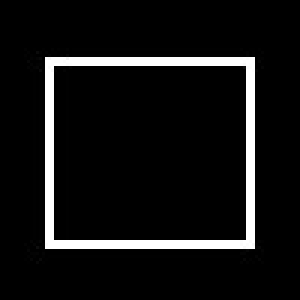
#> input picture images/square.jpg, 100 x 100 px (shown 3 times larger)
$ python main.py
#> lines starting #> are read from the running program, lines starting #| are printed output that depends on the picture
### Tensor Voting/tools.py
import numpy as np


def get_degree (x, y):
  degree = 361
  if x != 0:
    if y != 0:
      rad = np.arctan(y / x)
      degree = np.round(rad * 180 / 3.1416)

      if degree < 0:
        if y > 0: degree += 180
        else: degree += 360
      else:
        if y < 0: degree += 180

    else:
      if x > 0: degree = 0
      else: degree = 180
  else:
    if y < 0: degree = 270
    elif y > 0: degree = 90

  return degree


def get_neib_distance (const, sigma):
  decay_value = 1
  n_neib = 0

  while decay_value > 0.1:
    n_neib += 1
    decay_value = np.exp(-(const * n_neib) / sigma**2)

  return n_neib


def get_projection (degree, r_dist, const, sigma):
  length = r_dist

  rad = degree * 3.1416 / 180
  s = np.sin(rad)

  if s != 0 and rad != 0:
    length = rad * length / s

  k = 2 * s / length

  DF = np.exp(-(length**2 + const * k**2) / sigma**2)

  proj_rad = 2 * rad

  tensor_vote = DF * np.array(
    [[(np.sin(proj_rad))**2, -np.sin(proj_rad) * np.cos(proj_rad)],
     [-np.sin(proj_rad) * np.cos(proj_rad), (np.cos(proj_rad))**2]])

  return tensor_vote


def get_projection_mat (n_neib, const, sigma):

  kernel_size = 2 * n_neib + 1

  projection_mat = np.zeros((kernel_size**2, 2, 2))
  pos = 0

  for y in range(-n_neib, n_neib + 1):
    for x in range(-n_neib, n_neib + 1):
      r = np.sqrt(x**2 + y**2)
      if r != 0:
        degree = get_degree(x, -y)
        if degree > 180:
          degree -= 180
        if degree > 90:
          degree -= 90
        if degree > 45:
          degree -= 45

        projection_mat[pos] = get_projection(degree, r, const, sigma)
      pos += 1

  projection_mat = np.reshape(projection_mat, (kernel_size, kernel_size, 2, 2))

  return projection_mat


def get_neib_relation_mat (n_neib):
  kernel_size = 2 * n_neib + 1
  relation_mat = np.zeros((kernel_size**2))
  pos = 0

  for y in range(-n_neib, n_neib + 1):
    for x in range(-n_neib, n_neib + 1):
      relation_mat[pos] = get_degree(x, -y)
      pos += 1

  relation_mat = np.reshape(relation_mat, (kernel_size, kernel_size))

  return relation_mat

### Tensor Voting/collect_vote.py
import numpy as np
from tools import *
import copy

def initialize_tensor (img, projection_mat, n_neib, const, sigma, noise):

  kernel_size = 2 * n_neib + 1

  pad_img = np.pad(img, n_neib, mode="constant")
  shape = np.shape(pad_img)

  initial_tensor_with_pad = np.zeros((shape[0], shape[1], 2, 2))

  for row in range(n_neib, shape[0] - n_neib):
    for col in range(n_neib, shape[1] - n_neib):

      if pad_img[row][col] > noise:
        initial_tensor_with_pad[row - n_neib : row + n_neib + 1, col - n_neib : col + n_neib + 1] += projection_mat
  return initial_tensor_with_pad


# [15 lines left out: function initialize_tensor_with_pix, not called in this run]


def collect_votes (mat, n_neib, cone_angle, const, sigma):

  kernel_size = 2 * n_neib + 1

  relation_mat = get_neib_relation_mat(n_neib)

  degrees_of_neib = np.zeros(kernel_size**2)

  shape = np.shape(mat)
  accumulated_tensor_mat = copy.copy(mat)

  for row in range(n_neib, shape[0] - n_neib):
    for col in range(n_neib, shape[1] - n_neib):
      receivers = mat[row - n_neib : row + n_neib + 1, col - n_neib : col + n_neib + 1]
      voter = receivers[n_neib][n_neib]

      val, vec = np.linalg.eig(voter)

      if (val[0] - val[1]) != 0:
        norm_dir = get_degree(vec[0][0], vec[0][1])

        if norm_dir > 180:
          norm_dir -= 180

        tangent_dir = norm_dir + 90
        if norm_dir >= 90:
          tangent_dir = norm_dir - 90

        up_range = tangent_dir + cone_angle
        low_range = tangent_dir - cone_angle

        if up_range > 180:
            up_range = up_range - 180

        if low_range < 0:
            low_range = low_range + 180

        projection_mat = np.zeros((kernel_size, kernel_size, 2, 2))

        for i in range(0, int((kernel_size + 1) / 2)):
          for j in range(0, kernel_size):
            degree = relation_mat[i][j]
            if (up_range > low_range and degree >= low_range and degree <= up_range) or (low_range > up_range and (degree >= low_range or degree <= up_range)):

              y = n_neib - i
              x = n_neib - j
              r = np.sqrt(x**2 + y**2)

              if r != 0:
                if low_range > up_range:
                  if degree >= low_range:
                    if (tangent_dir - cone_angle) < 0:
                      degree = degree - 180
                  elif degree <= up_range:
                    if (tangent_dir + cone_angle) > 180:
                      degree = degree + 180


                projection = get_projection(degree - tangent_dir, r, const, sigma)

                #cast_vote = np.multiply(projection, voter)
                cast_vote = projection * voter
                projection_mat[i][j] = cast_vote

                opp_y = n_neib + y
                opp_x = n_neib + x
                if i != opp_y:
                  projection_mat[opp_y][opp_x] = cast_vote
        #print(projection_mat)
        #print("==============================")
        accumulated_tensor_mat[(row - n_neib) : (row + n_neib + 1), (col - n_neib) : (col + n_neib + 1)] += projection_mat
  return accumulated_tensor_mat


def eigen_decompose (mat, n_neib):
  shape = np.shape(mat)
  val_mat = np.zeros((shape[0], shape[1]))
  vec_mat = np.zeros((shape[0], shape[1], 2, 2))

  for row in range(n_neib, shape[0] - n_neib):
    for col in range(n_neib, shape[1] - n_neib):
      t = mat[row][col]
      val, vec = np.linalg.eig(t)

      eig_diff = abs(val[0] - val[1])
      val_mat[row][col] = eig_diff
      e1 = np.array([vec[0][0], vec[0][1]])

      vec_mat[row][col] = np.outer(np.transpose(e1), e1)
      #e2 = np.array([vec[1][0], vec[1][1]])
      #vec_mat[row][col] = eig_diff * np.outer(np.transpose(e1), e1) + val[1] * (np.outer(np.transpose(e1), e1) + np.outer(np.transpose(e2), e2))

  return val_mat, vec_mat


def threshold (vals, vecs, n_neib, percent):
  shape = np.shape(vals)
  val_mat = vals
  vec_mat = vecs

  unique_list = np.unique(val_mat)
  sort_list = np.sort(unique_list)

  list_length = np.size(sort_list)
  print(list_length)

  threshold_point = sort_list[ int(np.ceil(list_length * percent)) ]
  max_eigval = sort_list[-1]

  for row in range(n_neib, shape[0] - n_neib):
    for col in range(n_neib, shape[1] - n_neib):
      pix = val_mat[row][col]
      if pix < threshold_point:
        val_mat[row][col] = 0
        vec_mat[row][col] = np.zeros((2,2))
      else:
        val_mat[row][col] = np.floor(pix / max_eigval * 255)
        #val_mat[row][col] = 255

  return val_mat, vec_mat

### Tensor Voting/tensor_voting.py
import numpy as np
from collect_vote import *
from tools import *

# [12 lines left out: function tensor_voting, not called in this run]


def iterative_tv (img, cone_angle, sigma, percent, noise):
  const = -16 * np.log(0.1) * (sigma - 1) / 3.1416**2

  n_neib = get_neib_distance(const, sigma)

  projection_mat = get_projection_mat(n_neib, const, sigma)

  vec_mat = initialize_tensor(img, projection_mat, n_neib, const, sigma, noise)
  #vec_mat = initialize_tensor_with_pix(img, projection_mat, n_neib, const, sigma)
  val_mat = img

  angle = cone_angle
  while angle >= 45:
    tensor_mat = collect_votes(vec_mat, n_neib, angle, const, sigma)
    val_mat, vec_mat = eigen_decompose(tensor_mat, n_neib)
    val_mat, vec_mat = threshold(val_mat, vec_mat, n_neib, percent)
    angle -= 5


  size = np.shape(val_mat)
  result = val_mat[n_neib : size[0] - n_neib, n_neib : size[1] - n_neib]
  return result

### Tensor Voting/main.py
import cv2
from tensor_voting import *
import numpy as np
from PIL import Image

img = cv2.imread("../images/square.jpg", cv2.IMREAD_GRAYSCALE)
#> img is the input picture: shape (100, 100); min 0, max 255, mean 19.6
size = np.shape(img)
#> size = (100, 100)


pix = iterative_tv(img, 45, 3, 0.2, 50)
#> in initialize_tensor, `pad_img = np.pad(img, n_neib, mode="constant")`:
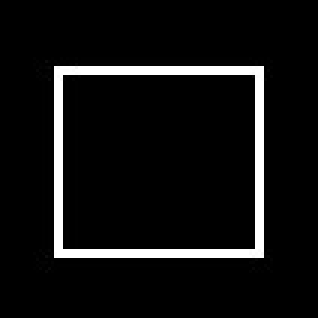
#> pad_img: shape (106, 106) (shown 3 times larger); min 0, max 255, mean 17.5
#> the loop in iterative_tv, `while angle >= 45:` made 1 pass
#> (list_length in threshold, threshold_point in threshold, max_eigval in threshold) on pass 1: (722, 0.699, 16.45)
#| 722
#> pass 1, in iterative_tv, `val_mat, vec_mat = eigen_decompose(tensor_mat, n_neib)`:
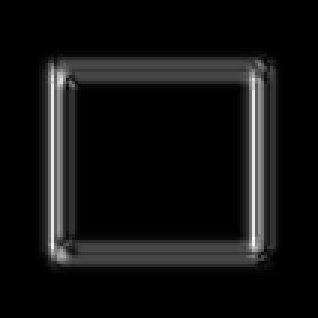
#> val_mat: shape (106, 106) float64 (shown 3 times larger); min 0, max 16.45, mean 1.14; drawn with min black and max white
#> after the loop in iterative_tv, `while angle >= 45:`: angle = 40
#> in iterative_tv, `result = val_mat[n_neib : size[0] - n_neib, n_neib : size[1] - n_neib]`:
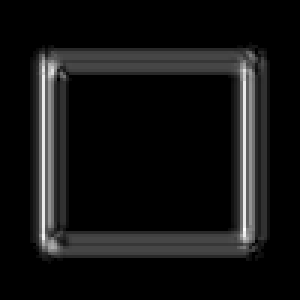
#> result: shape (100, 100) float64 (shown 3 times larger); min 0, max 255, mean 19.2

pixV = np.reshape(pix, (size[0] * size[1]))
#> pixV = 10000 values, max 255 at index 7681, min 0 at index 0, mean 19.22

new = Image.new("L", (size[1], size[0]), 255)
#> new: PIL image 100x100 L; every value is 255
new.putdata(pixV)
new.save('../output/6.jpg')
